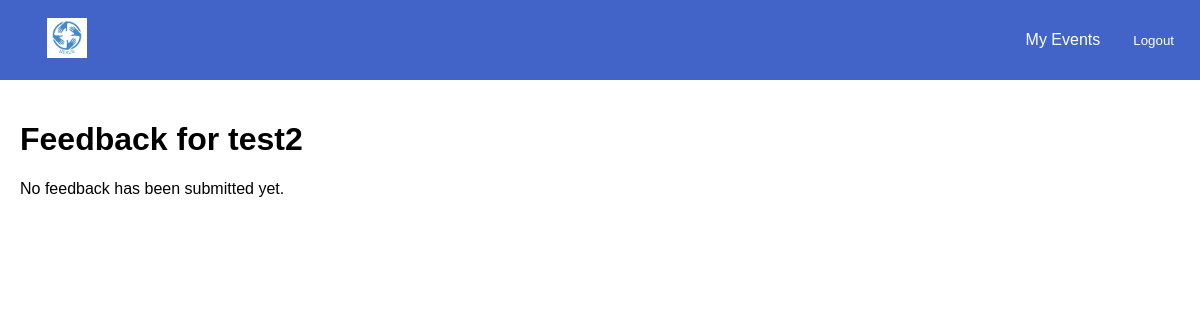
The app's page /events/view-feedback/3/ (signed in), older data.
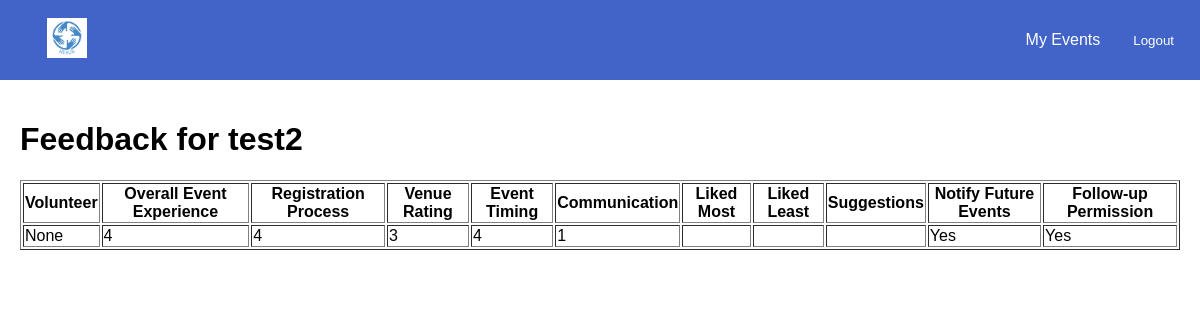
The same page, newer data.
### events/models.py (models this page shows, shortened)
class Event(models.Model):
    CATEGORY_CHOICES = [
        ('Education', 'Education'),
        ('Social Development', 'Social Development'),
        ('Senior Citizen', 'Senior Citizen'),
    ]
    organisation = models.ForeignKey(settings.AUTH_USER_MODEL, on_delete=models.CASCADE)
    name = models.CharField(max_length=255)
    description = models.TextField()
    date = models.DateTimeField()
    location = models.CharField(max_length=255)
    volunteers_needed = models.PositiveIntegerField()
    roles_responsibilities = models.TextField()
    category = models.CharField(max_length=50, choices=CATEGORY_CHOICES, blank=False, default='Education')

class FeedbackResponse(models.Model):
    feedback_form = models.ForeignKey(FeedbackForm, on_delete=models.CASCADE, related_name="responses")
    volunteer = models.ForeignKey(User, on_delete=models.CASCADE, related_name="feedback_responses")
    rating_1 = models.IntegerField(choices=[(i, i) for i in range(1, 6)])
    rating_2 = models.IntegerField(choices=[(i, i) for i in range(1, 6)])
    rating_3 = models.IntegerField(choices=[(i, i) for i in range(1, 6)])
    rating_4 = models.IntegerField(choices=[(i, i) for i in range(1, 6)])
    rating_5 = models.IntegerField(choices=[(i, i) for i in range(1, 6)])
    additional_answer_1 = models.TextField(blank=True, null=True, verbose_name="Response to Additional Question 1")
    additional_answer_2 = models.TextField(blank=True, null=True, verbose_name="Response to Additional Question 2")
    notify_future_events = models.BooleanField(default=False, verbose_name="Would you like to be notified about future events?")
    allow_follow_up_contact = models.BooleanField(default=False, verbose_name="Can we contact you for follow-up?")
    submitted_at = models.DateTimeField(auto_now_add=True)

### accounts/models.py (models this page shows, shortened)
class CustomUser(AbstractUser):
    USER_TYPE_CHOICES = [
        ('volunteer', 'Volunteer'),
        ('organisation', 'Organisation'),
    ]
    user_type = models.CharField(max_length=20, choices=USER_TYPE_CHOICES)
    contact_number = models.CharField(max_length=10, blank= True, null=True)
    full_name = models.CharField(max_length=255, blank=True, null=True)
    personnel_name = models.CharField(max_length=255, blank=True, null=True)

### events/views.py (the view)
# urls.py: path('view-feedback/<int:event_id>/', views.view_feedback, name='view_feedback'),
@login_required
def view_feedback(request, event_id):
    event = get_object_or_404(Event, id=event_id)
    feedback_entries = FeedbackResponse.objects.filter(feedback_form__event=event)
    return render(request, 'events/view_feedback.html', {
        'event': event,
        'feedback_entries': feedback_entries,
    })

### events/templates/events/view_feedback.html (shortened to what this page needs)
{% extends 'base.html' %}
{% block content %}
    <h1>Feedback for {{ event.name }}</h1>
    {% if feedback_entries %}
        <table border="1">
            <tr>
                <th>Volunteer</th>
                <th>Overall Event Experience</th>
                <th>Registration Process</th>
                <th>Venue Rating</th>
                <th>Event Timing</th>
                <th>Communication</th>
                <th>Liked Most</th>
                <th>Liked Least</th>
                <th>Suggestions</th>
                <th>Notify Future Events</th>
                <th>Follow-up Permission</th>
            </tr>
            {% for feedback in feedback_entries %}
                <tr>
                    <td>{{ feedback.volunteer.full_name }}</td>
                    <td>{{ feedback.rating_1 }}</td>
                    <td>{{ feedback.rating_2 }}</td>
                    <td>{{ feedback.rating_3 }}</td>
                    <td>{{ feedback.rating_4 }}</td>
                    <td>{{ feedback.rating_5 }}</td>
                    <td>{{ feedback.additional_answer_1 }}</td>
                    <td>{{ feedback.additional_answer_2 }}</td>
                    <td>{{ feedback.improvement_suggestions }}</td>
                    <td>{{ feedback.notify_future_events|yesno:"Yes,No" }}</td>
                    <td>{{ feedback.allow_follow_up_contact|yesno:"Yes,No" }}</td>
                </tr>
            {% endfor %}
        </table>
    {% else %}
        <p>No feedback has been submitted yet.</p>
    {% endif %}
{% endblock %}

### templates/base.html (shortened to what this page needs)
{% load static %}
<!DOCTYPE html>
<html lang="en">
<head>
</head>
<body>
<div class="navbar">
    {% load static %}
    <a href="{% if request.user.user_type == 'organisation' %}{% url 'events:organisation_dashboard' %}{% else %}{% url 'events:volunteer_dashboard' %}{% endif %}">
        <img src="{% static 'images/Nexus_logo.png' %}" alt="Logo" style="height: 40px;">
    <div class="navbar-right">
        <a href="{% if request.user.user_type == 'organisation' %}{% url 'events:organisation_events' %}{% else %}{% url 'events:volunteer_events' %}{% endif %}">My Events</a>
        <form action="{% url 'logout' %}" method="post" style="display:inline;">
            <button type="submit" style="background:none; border:none; color:white; cursor:pointer;">Logout</button>
        </form>
    </div>
</div>
<div class="content">
    {% block content %}
    {% endblock %}
</div>
</body>
</html>

### templates/base.html (style rules this page uses)
body { margin: 0; font-family: Arial, sans-serif; }
.navbar { display: flex; justify-content: space-between; align-items: center; background-color: #4264c9; padding: 10px 20px; }
.navbar img { height: 40px; cursor: pointer; }
.navbar a { color: rgb(255, 255, 255); text-decoration: none; margin: 0 15px; padding: 8px 12px; border-radius: 5px; }
.navbar-right { display: flex; align-items: center; }
.content { padding: 20px; }

Row changes from the older to the newer data that the page shows:
added FeedbackResponse: volunteer.full_name "None", rating_1 "4", rating_2 "4", rating_3 "3", rating_4 "4", rating_5 "1", notify_future_events "Yes", allow_follow_up_contact "Yes"
Text that changed along with them:
text no longer shown: "No feedback has been submitted yet."
text now shown: "Volunteer Overall Event Experience Registration Process Venue Rating Event Timing Communication Liked Most Liked Least Suggestions Notify Future Events Follow-up Permission"
